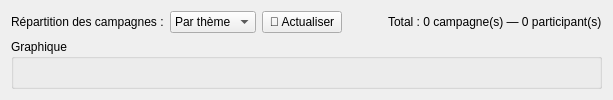
             <widget class="QWidget" name="tab_stats">
              <attribute name="title">
               <string>📈 Statistiques</string>
              </attribute>
              <layout class="QVBoxLayout" name="verticalLayout_stats" stretch="0,1">
               <item>
                <layout class="QHBoxLayout" name="horizontalLayout_stats">
                 <item>
                  <widget class="QLabel" name="label_statCritere">
                   <property name="text">
                    <string>Répartition des campagnes :</string>
                   </property>
                  </widget>
                 </item>
                 <item>
                  <widget class="QComboBox" name="comboBox_statCritere">
                   <item>
                    <property name="text">
                     <string>Par thème</string>
                    </property>
                   </item>
                   <item>
                    <property name="text">
                     <string>Par zone</string>
                    </property>
                   </item>
                  </widget>
                 </item>
                 <item>
                  <widget class="QPushButton" name="pushButton_actualiserStats">
                   <property name="text">
                    <string>🔄 Actualiser</string>
                   </property>
                  </widget>
                 </item>
                 <item>
                  <spacer name="horizontalSpacer_stats">
                   <property name="orientation">
                    <enum>Qt::Horizontal</enum>
                   </property>
                   <property name="sizeHint" stdset="0">
                    <size>
                     <width>40</width>
                     <height>20</height>
                    </size>
                   </property>
                  </spacer>
                 </item>
                 <item>
                  <widget class="QLabel" name="label_statTotal">
                   <property name="text">
                    <string>Total : 0 campagne(s) — 0 participant(s)</string>
                   </property>
                  </widget>
                 </item>
                </layout>
               </item>
               <item>
                <widget class="QGroupBox" name="groupBox_graphique">
                 <property name="title">
                  <string>Graphique</string>
                 </property>
                 <layout class="QVBoxLayout" name="verticalLayout_chart"/>
                </widget>
               </item>
              </layout>
             </widget>
